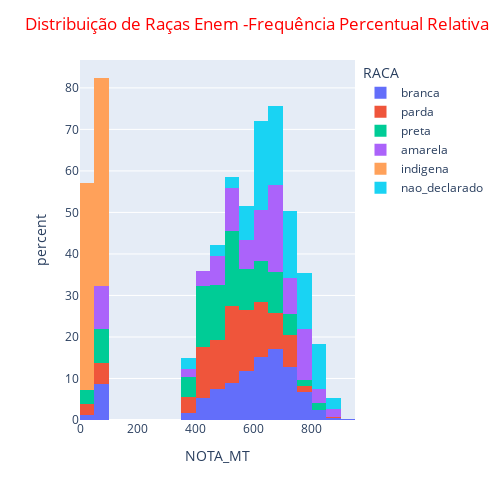

The notebook cell saved with this chart:
### Code cell
# Frequência Percentual Relativa
# Contagem
# COLOR SEXO separa por SEXO Vermelho fem. e azul masc.
grafico = express.histogram(campinas, x="NOTA_MT", nbins=20, histnorm="percent", color="RACA")
grafico.update_layout(width=500, height=500, title_text= "Distribuição de Raças Enem -Frequência Percentual Relativa", title_font_color = "red")
grafico.show()

### Figure 1 — Plotly figure (JSON) as saved in the notebook; plotly's stock layout.template omitted (floating-point values rounded to 4 significant figures; data arrays with more than 128 entries replaced by an {"elided": "..."} marker saying what was removed)
{"data": [{"alignmentgroup": "True", "bingroup": "x", "histnorm": "percent", "hovertemplate": "RACA=branca<br>NOTA_MT=%{x}<br>percent=%{y}<extra></extra>", "legendgroup": "branca", "marker": {"color": "#636efa", "pattern": {"shape": ""}}, "name": "branca", "nbinsx": 20, "offsetgroup": "branca", "orientation": "v", "showlegend": true, "type": "histogram", "x": {"elided": "1538 float values"}, "xaxis": "x", "yaxis": "y"}, {"alignmentgroup": "True", "bingroup": "x", "histnorm": "percent", "hovertemplate": "RACA=parda<br>NOTA_MT=%{x}<br>percent=%{y}<extra></extra>", "legendgroup": "parda", "marker": {"color": "#EF553B", "pattern": {"shape": ""}}, "name": "parda", "nbinsx": 20, "offsetgroup": "parda", "orientation": "v", "showlegend": true, "type": "histogram", "x": {"elided": "287 float values"}, "xaxis": "x", "yaxis": "y"}, {"alignmentgroup": "True", "bingroup": "x", "histnorm": "percent", "hovertemplate": "RACA=preta<br>NOTA_MT=%{x}<br>percent=%{y}<extra></extra>", "legendgroup": "preta", "marker": {"color": "#00cc96", "pattern": {"shape": ""}}, "name": "preta", "nbinsx": 20, "offsetgroup": "preta", "orientation": "v", "showlegend": true, "type": "histogram", "x": [547.9, 609.7, 681.1, 437.1, 432.5, 409.8, 43.6, 522.9, 441.5, 510.4, 559.4, 609.7, 460.3, 452.4, 727.3, 539.8, 453.6, 448.4, 578.4, 53.2, 524.6, 387.1, 678.6, 519.4, 475.7, 395.2, 499.2, 537.8, 701.1, 760.7, 55.9, 393.5, 440.1, 594.7, 649.6, 67, 700.9, 610.3, 532.2, 843.8, 670.1, 686.8, 615.8, 539.2, 411.8, 402.5, 535.8, 521.4, 600.7, 651.8, 556.7, 452.7, 463.6, 555.8, 489.1, 58.8, 56, 404.3, 657.6, 40.5, 566.3], "xaxis": "x", "yaxis": "y"}, {"alignmentgroup": "True", "bingroup": "x", "histnorm": "percent", "hovertemplate": "RACA=amarela<br>NOTA_MT=%{x}<br>percent=%{y}<extra></extra>", "legendgroup": "amarela", "marker": {"color": "#ab63fa", "pattern": {"shape": ""}}, "name": "amarela", "nbinsx": 20, "offsetgroup": "amarela", "orientation": "v", "showlegend": true, "type": "histogram", "x": [759.9, 567.2, 494.9, 491.4, 756.4, 670.4, 643.4, 759.4, 684.2, 673.9, 573.8, 531.1, 876.8, 591.5, 68, 781.8, 539.6, 713.4, 83.3, 776.9, 721.4, 659.8, 500.3, 692.6, 606.3, 419.1, 604.4, 518.1, 66, 808.7, 565.5, 626.5, 608.3, 470.2, 497.8, 786.7, 681.8, 73.5, 805.8, 647.6, 698.8, 66.7, 662.4, 542.6, 720.8, 512.7, 652.3, 733.9, 621.1, 781.8, 740.7, 697.3, 378.1, 71.6, 443.4, 671.7, 673.2], "xaxis": "x", "yaxis": "y"}, {"alignmentgroup": "True", "bingroup": "x", "histnorm": "percent", "hovertemplate": "RACA=indigena<br>NOTA_MT=%{x}<br>percent=%{y}<extra></extra>", "legendgroup": "indigena", "marker": {"color": "#FFA15A", "pattern": {"shape": ""}}, "name": "indigena", "nbinsx": 20, "offsetgroup": "indigena", "orientation": "v", "showlegend": true, "type": "histogram", "x": [49.3, 55.1], "xaxis": "x", "yaxis": "y"}, {"alignmentgroup": "True", "bingroup": "x", "histnorm": "percent", "hovertemplate": "RACA=nao_declarado<br>NOTA_MT=%{x}<br>percent=%{y}<extra></extra>", "legendgroup": "nao_declarado", "marker": {"color": "#19d3f3", "pattern": {"shape": ""}}, "name": "nao_declarado", "nbinsx": 20, "offsetgroup": "nao_declarado", "orientation": "v", "showlegend": true, "type": "histogram", "x": [700.7, 614.8, 789.2, 698.7, 677.5, 764.1, 686.6, 806.7, 724.9, 377.6, 519.3, 609.3, 838.9, 768.3, 650.6, 573.8, 727.1, 693.9, 629.1, 637.4, 587.9, 810.9, 720.7, 716.7, 637.9, 793.5, 634.2, 612.9, 655.1, 732.3, 770.2, 553.3, 645.4, 680.3, 870.1, 483.6, 805.3], "xaxis": "x", "yaxis": "y"}], "layout": {"barmode": "relative", "height": 500, "legend": {"title": {"text": "RACA"}, "tracegroupgap": 0}, "margin": {"t": 60}, "title": {"font": {"color": "red"}, "text": "Distribuição de Raças Enem -Frequência Percentual Relativa"}, "width": 500, "xaxis": {"anchor": "y", "domain": [0, 1], "title": {"text": "NOTA_MT"}}, "yaxis": {"anchor": "x", "domain": [0, 1], "title": {"text": "percent"}}}}
